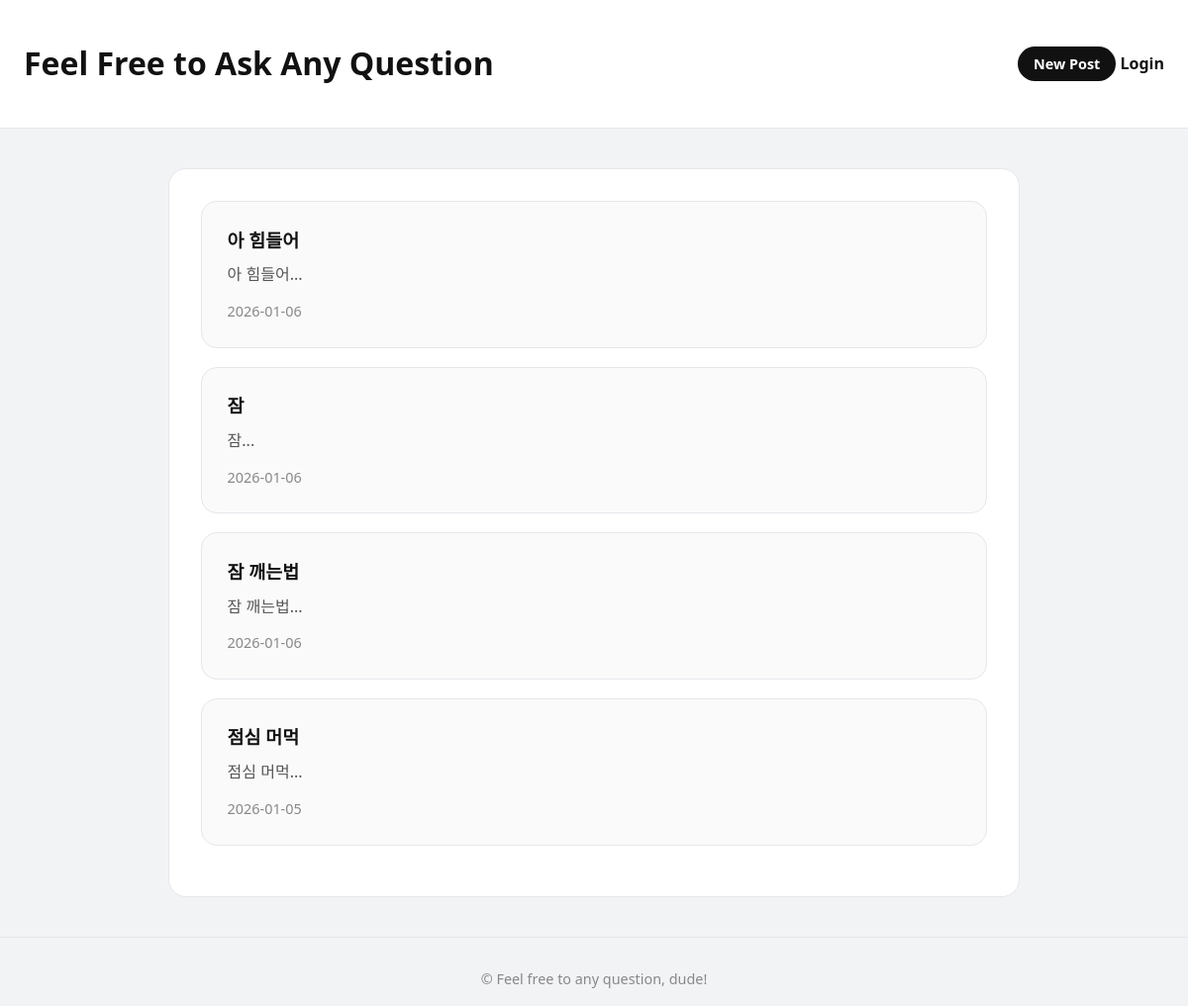
Page /posts on the earlier database version.
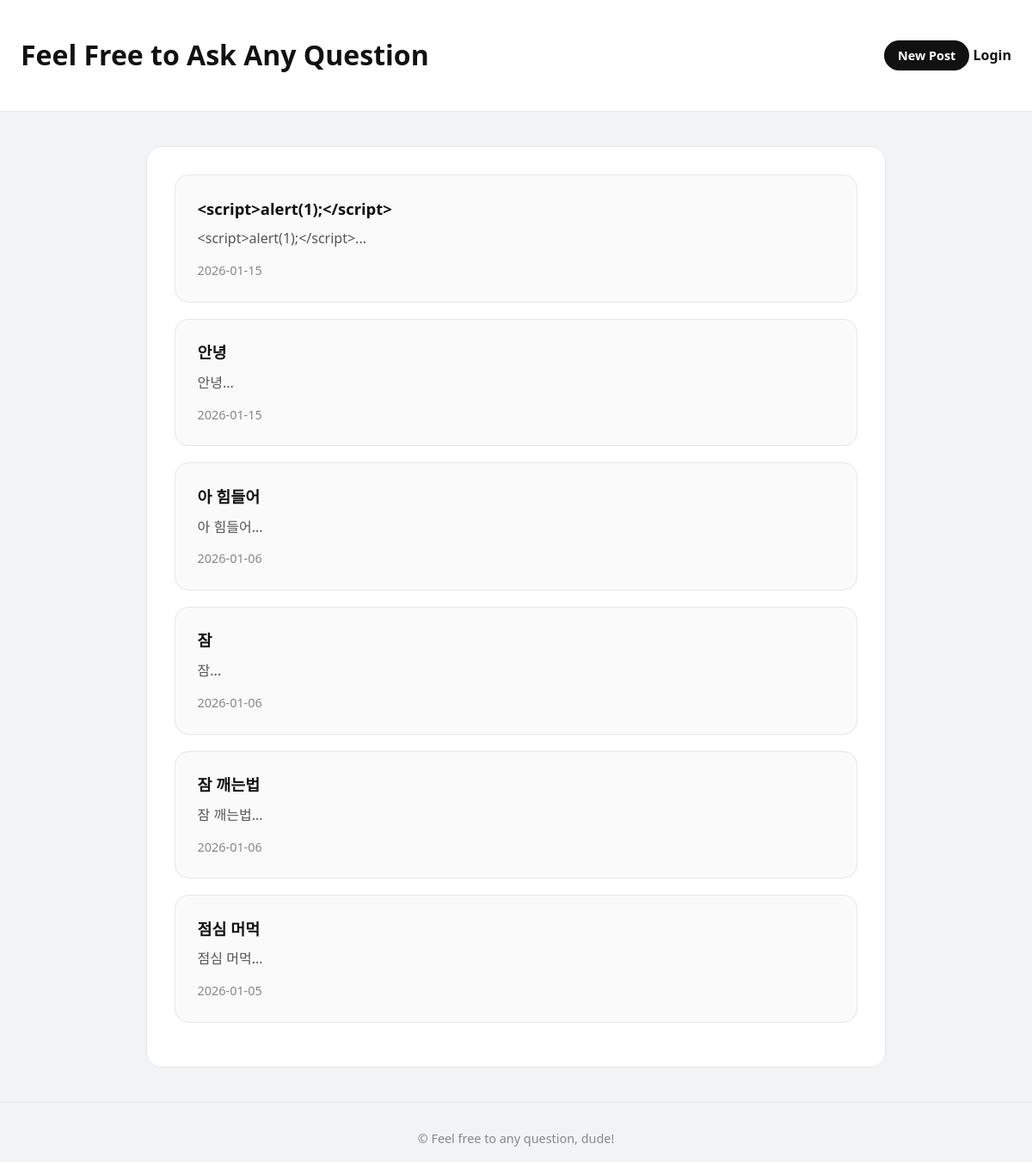
Same page on the later database version.
### models.py (models this page shows)
class Post(SQLModel, table = True): # 상속, database.py에서 클래스 정의 다 해둠.
    id: uuid.UUID = Field(default_factory=uuid.uuid4, primary_key = True)
    user_id: Optional[str] = Field(index=True)
    question: str
    answer: Optional[str] = Field(default=None, index= True) #Optional[]: 파이썬의 타이핑 시스템에서 사용함, 특정 변수의 값이 아무것도 없는 상태일 수도 있음을 명시할 때 씀, 빼면? 무조건 UUID 생성됨.
    created_at: datetime = Field(
        default_factory= datetime.now,
        nullable = False
    )
    comments: List["Comment"] = Relationship(back_populates="post")

### main.py (the view)
@app.get("/posts", response_class=HTMLResponse)
def get_all_posts(request: Request, session: Session = Depends(get_session)):
    statement = select(Post).order_by(Post.created_at.desc())
    posts = session.exec(statement).all()
    return templates.TemplateResponse("index.html", {"request": request, "posts": posts})

### templates/index.html
{% include "_header.html" %}
<div class="post-list">
  {% for post in posts %}
  <article class="post-item">
    <h2><a href="/posts/{{ post.id }}">{{ post.question }}</a></h2>
    <p>{{ post.question[:150] }}...</p>
    <small>{{ post.created_at.strftime('%Y-%m-%d') }}</small>
  </article>
  {% endfor %}
</div>
{% include "_footer.html" %}

### templates/_header.html (shortened to what this page needs)
<!DOCTYPE html>
<html lang="en">
  <head>
    <link rel="stylesheet" href="/static/style.css?v=3">
  </head>
  <body>
    <header>
      <h1><a href="/posts">Feel Free to Ask Any Question</a></h1>
      <nav>
        <a href="/posts/new" class="new-post-btn">New Post</a>
        {% if user %}
          <span class="nav-user">{{ user.username }}</span>
          <a href="/auth/logout" class="nav-link">Logout</a>
        {% else %}
          <a href="/auth/login" class="nav-link">Login</a>
        {% endif %}
      </nav>
    </header>
    <main>

### templates/_footer.html
  </main>
  <footer>
      <p>&copy; Feel free to any question, dude!</p>
  </footer>
</body>
</html>

### css/style.css (style rules this page uses)
* { box-sizing: border-box; }
body { margin: 0; font-family: "Apple SD Gothic Neo", "Noto Sans KR", system-ui, sans-serif; background-color: #f2f3f5; color: #222; line-height: 1.7; }
header { background: #ffffff; border-bottom: 1px solid #e5e7eb; padding: 1rem 1.5rem; display: flex; justify-content: space-between; align-items: center; }
header a { color: #111; text-decoration: none; font-weight: 700; }
main { max-width: 860px; margin: 2.5rem auto; padding: 2rem; background: #ffffff; border-radius: 18px; border: 1px solid #e5e7eb; }
.post-item { padding: 1.4rem 1.6rem; margin-bottom: 1.2rem; border-radius: 16px; background: #fafafa; border: 1px solid #e5e7eb; transition: background 0.15s ease, border-color 0.15s ease; }
.post-item h2 { margin: 0 0 0.4rem; font-size: 1.15rem; }
.post-item h2 a { color: #111; text-decoration: none; }
.post-item p { margin: 0.2rem 0 0.6rem; color: #555; }
.post-item small { color: #888; font-size: 0.9rem; }
.new-post-btn { background: #111; color: #fff; padding: 0.5rem 1rem; border-radius: 999px; font-size: 0.9rem; }
footer { margin-top: 2rem; padding-top: 1rem; border-top: 1px solid #e5e7eb; }
footer p { text-align: center; color: #888; font-size: 0.9rem; }

Differences in the rows shown:
added Post: question "<script>alert(1);</script>", created_at "2026-01-15"
added Post: question "안녕", created_at "2026-01-15"
